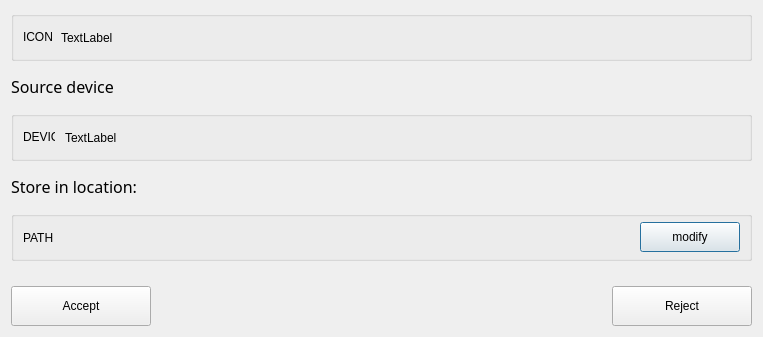
<?xml version="1.0" encoding="UTF-8"?>
<ui version="4.0">
 <class>AcceptFileDialog</class>
 <widget class="QDialog" name="AcceptFileDialog">
  <property name="geometry">
   <rect>
    <x>0</x>
    <y>0</y>
    <width>763</width>
    <height>337</height>
   </rect>
  </property>
  <property name="windowTitle">
   <string>Dialog</string>
  </property>
  <layout class="QVBoxLayout" name="verticalLayout">
   <property name="spacing">
    <number>5</number>
   </property>
   <item>
    <widget class="QGroupBox" name="device_top_box">
     <property name="sizePolicy">
      <sizepolicy hsizetype="Expanding" vsizetype="Fixed">
       <horstretch>0</horstretch>
       <verstretch>0</verstretch>
      </sizepolicy>
     </property>
     <property name="minimumSize">
      <size>
       <width>0</width>
       <height>50</height>
      </size>
     </property>
     <property name="maximumSize">
      <size>
       <width>16777215</width>
       <height>50</height>
      </size>
     </property>
     <property name="title">
      <string/>
     </property>
     <layout class="QHBoxLayout" name="horizontalLayout_2">
      <property name="topMargin">
       <number>0</number>
      </property>
      <property name="bottomMargin">
       <number>0</number>
      </property>
      <item>
       <widget class="QLabel" name="icon_left">
        <property name="sizePolicy">
         <sizepolicy hsizetype="Fixed" vsizetype="Fixed">
          <horstretch>0</horstretch>
          <verstretch>0</verstretch>
         </sizepolicy>
        </property>
        <property name="minimumSize">
         <size>
          <width>32</width>
          <height>32</height>
         </size>
        </property>
        <property name="maximumSize">
         <size>
          <width>32</width>
          <height>32</height>
         </size>
        </property>
        <property name="text">
         <string>ICON</string>
        </property>
       </widget>
      </item>
      <item>
       <widget class="QLabel" name="file_info_label">
        <property name="sizePolicy">
         <sizepolicy hsizetype="Expanding" vsizetype="Expanding">
          <horstretch>0</horstretch>
          <verstretch>0</verstretch>
         </sizepolicy>
        </property>
        <property name="text">
         <string>TextLabel</string>
        </property>
       </widget>
      </item>
     </layout>
    </widget>
   </item>
   <item>
    <widget class="QLabel" name="label_2">
     <property name="sizePolicy">
      <sizepolicy hsizetype="Expanding" vsizetype="Fixed">
       <horstretch>0</horstretch>
       <verstretch>0</verstretch>
      </sizepolicy>
     </property>
     <property name="minimumSize">
      <size>
       <width>0</width>
       <height>40</height>
      </size>
     </property>
     <property name="maximumSize">
      <size>
       <width>16777215</width>
       <height>40</height>
      </size>
     </property>
     <property name="font">
      <font>
       <family>Agency FB</family>
       <pointsize>12</pointsize>
      </font>
     </property>
     <property name="text">
      <string>Source device</string>
     </property>
    </widget>
   </item>
   <item>
    <widget class="QGroupBox" name="device_info_box">
     <property name="sizePolicy">
      <sizepolicy hsizetype="Expanding" vsizetype="Fixed">
       <horstretch>0</horstretch>
       <verstretch>0</verstretch>
      </sizepolicy>
     </property>
     <property name="minimumSize">
      <size>
       <width>0</width>
       <height>50</height>
      </size>
     </property>
     <property name="maximumSize">
      <size>
       <width>16777215</width>
       <height>50</height>
      </size>
     </property>
     <property name="title">
      <string/>
     </property>
     <layout class="QHBoxLayout" name="horizontalLayout_4">
      <property name="spacing">
       <number>10</number>
      </property>
      <property name="leftMargin">
       <number>9</number>
      </property>
      <property name="topMargin">
       <number>0</number>
      </property>
      <property name="rightMargin">
       <number>0</number>
      </property>
      <property name="bottomMargin">
       <number>0</number>
      </property>
      <item>
       <widget class="QLabel" name="device_icon_label">
        <property name="sizePolicy">
         <sizepolicy hsizetype="Fixed" vsizetype="Fixed">
          <horstretch>0</horstretch>
          <verstretch>0</verstretch>
         </sizepolicy>
        </property>
        <property name="minimumSize">
         <size>
          <width>32</width>
          <height>32</height>
         </size>
        </property>
        <property name="maximumSize">
         <size>
          <width>32</width>
          <height>32</height>
         </size>
        </property>
        <property name="text">
         <string>DEVICE</string>
        </property>
       </widget>
      </item>
      <item>
       <widget class="QLabel" name="device_info_label">
        <property name="sizePolicy">
         <sizepolicy hsizetype="Expanding" vsizetype="Expanding">
          <horstretch>0</horstretch>
          <verstretch>0</verstretch>
         </sizepolicy>
        </property>
        <property name="text">
         <string>TextLabel</string>
        </property>
       </widget>
      </item>
     </layout>
    </widget>
   </item>
   <item>
    <widget class="QLabel" name="label">
     <property name="sizePolicy">
      <sizepolicy hsizetype="Expanding" vsizetype="Fixed">
       <horstretch>0</horstretch>
       <verstretch>0</verstretch>
      </sizepolicy>
     </property>
     <property name="minimumSize">
      <size>
       <width>0</width>
       <height>40</height>
      </size>
     </property>
     <property name="maximumSize">
      <size>
       <width>16777215</width>
       <height>40</height>
      </size>
     </property>
     <property name="font">
      <font>
       <family>Agency FB</family>
       <pointsize>12</pointsize>
      </font>
     </property>
     <property name="text">
      <string>Store in location:</string>
     </property>
    </widget>
   </item>
   <item>
    <widget class="QGroupBox" name="modify_box">
     <property name="sizePolicy">
      <sizepolicy hsizetype="Expanding" vsizetype="Fixed">
       <horstretch>0</horstretch>
       <verstretch>0</verstretch>
      </sizepolicy>
     </property>
     <property name="minimumSize">
      <size>
       <width>0</width>
       <height>50</height>
      </size>
     </property>
     <property name="maximumSize">
      <size>
       <width>16777215</width>
       <height>50</height>
      </size>
     </property>
     <property name="title">
      <string/>
     </property>
     <layout class="QHBoxLayout" name="horizontalLayout_3">
      <property name="topMargin">
       <number>0</number>
      </property>
      <property name="bottomMargin">
       <number>0</number>
      </property>
      <item>
       <widget class="QLabel" name="path_label">
        <property name="sizePolicy">
         <sizepolicy hsizetype="Expanding" vsizetype="Expanding">
          <horstretch>0</horstretch>
          <verstretch>0</verstretch>
         </sizepolicy>
        </property>
        <property name="text">
         <string>PATH</string>
        </property>
       </widget>
      </item>
      <item>
       <widget class="QPushButton" name="modify_button">
        <property name="sizePolicy">
         <sizepolicy hsizetype="Fixed" vsizetype="Fixed">
          <horstretch>0</horstretch>
          <verstretch>0</verstretch>
         </sizepolicy>
        </property>
        <property name="minimumSize">
         <size>
          <width>100</width>
          <height>30</height>
         </size>
        </property>
        <property name="maximumSize">
         <size>
          <width>100</width>
          <height>30</height>
         </size>
        </property>
        <property name="text">
         <string>modify</string>
        </property>
       </widget>
      </item>
     </layout>
    </widget>
   </item>
   <item>
    <spacer name="verticalSpacer">
     <property name="orientation">
      <enum>Qt::Vertical</enum>
     </property>
     <property name="sizeHint" stdset="0">
      <size>
       <width>20</width>
       <height>31</height>
      </size>
     </property>
    </spacer>
   </item>
   <item>
    <layout class="QHBoxLayout" name="horizontalLayout">
     <item>
      <widget class="QPushButton" name="accept_btn">
       <property name="sizePolicy">
        <sizepolicy hsizetype="Fixed" vsizetype="Fixed">
         <horstretch>0</horstretch>
         <verstretch>0</verstretch>
        </sizepolicy>
       </property>
       <property name="minimumSize">
        <size>
         <width>140</width>
         <height>40</height>
        </size>
       </property>
       <property name="maximumSize">
        <size>
         <width>140</width>
         <height>40</height>
        </size>
       </property>
       <property name="text">
        <string>Accept</string>
       </property>
      </widget>
     </item>
     <item>
      <spacer name="horizontalSpacer">
       <property name="orientation">
        <enum>Qt::Horizontal</enum>
       </property>
       <property name="sizeHint" stdset="0">
        <size>
         <width>205</width>
         <height>28</height>
        </size>
       </property>
      </spacer>
     </item>
     <item>
      <widget class="QPushButton" name="reject_btn">
       <property name="sizePolicy">
        <sizepolicy hsizetype="Fixed" vsizetype="Fixed">
         <horstretch>0</horstretch>
         <verstretch>0</verstretch>
        </sizepolicy>
       </property>
       <property name="minimumSize">
        <size>
         <width>140</width>
         <height>40</height>
        </size>
       </property>
       <property name="maximumSize">
        <size>
         <width>140</width>
         <height>40</height>
        </size>
       </property>
       <property name="text">
        <string>Reject</string>
       </property>
      </widget>
     </item>
    </layout>
   </item>
  </layout>
 </widget>
 <resources/>
 <connections/>
</ui>
